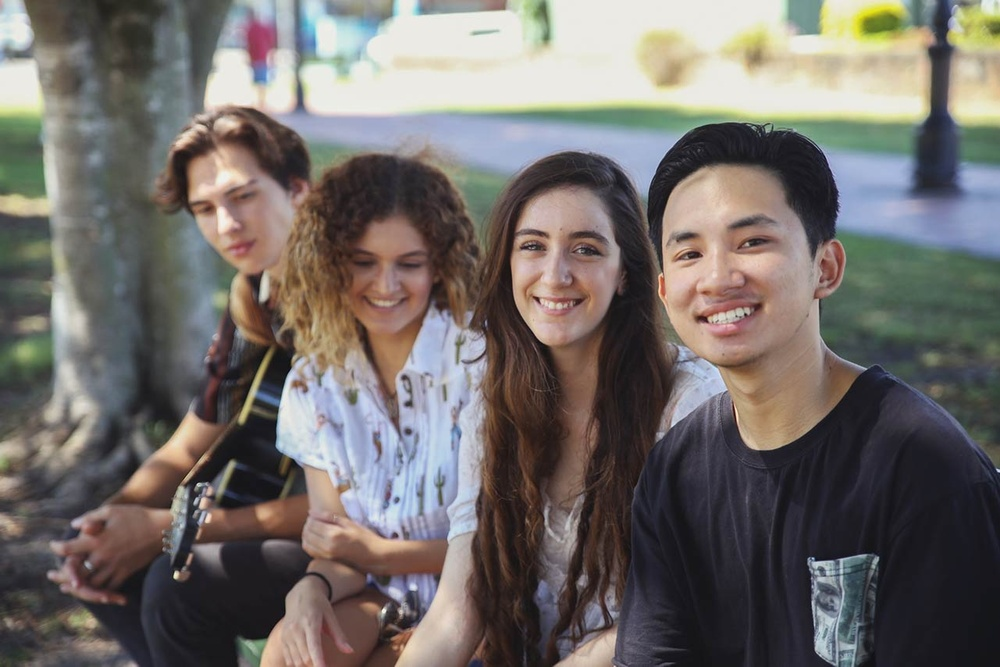
#> input picture fl.jpg, 1000 x 667 px, shrunk from 1281 x 854 before the run
$ python FaceDetection_with_HaarsCascadeDefault.py
#> lines starting #> are read from the running program, lines starting #| are printed output that depends on the picture; after the words box and inside, x2 and y2 are one past the last pixel; in counts of white or black regions, pixels touching at a corner belong together
import cv2
from cv2 import imread
from cv2 import imshow
from cv2 import waitKey
from cv2 import destroyAllWindows
from cv2 import CascadeClassifier
from cv2 import rectangle

classifier = cv2.CascadeClassifier('haarcascade_frontalface_default.xml')


# load the photograph
pixels = imread('fl.jpg')
#> pixels is the input picture: shape (667, 1000, 3); mean B, G, R 105.2, 108.6, 113.9

# perform face detection using Harrs default face detection model
bboxes = classifier.detectMultiScale(pixels, 1.05, 8)
#> bboxes = [[77, 46, 78, 78], [335, 223, 107, 107], [487, 189, 147, 147], [168, 157, 123, 123], [629, 171, 188, 188]]

# print bounding box for each detected face
for box in bboxes:
	# extract
	x, y, width, height = box
	x2, y2 = x + width, y + height
	# draw a rectangle over the pixels
	rectangle(pixels, (x, y), (x2, y2), (0,0,255), 1)
#> this loop made 5 passes
#> (x, y, width, height, x2, y2) on passes 1 to 5: (77, 46, 78, 78, 155, 124), (335, 223, 107, 107, 442, 330), (487, 189, 147, 147, 634, 336), (168, 157, 123, 123, 291, 280), (629, 171, 188, 188, 817, 359)
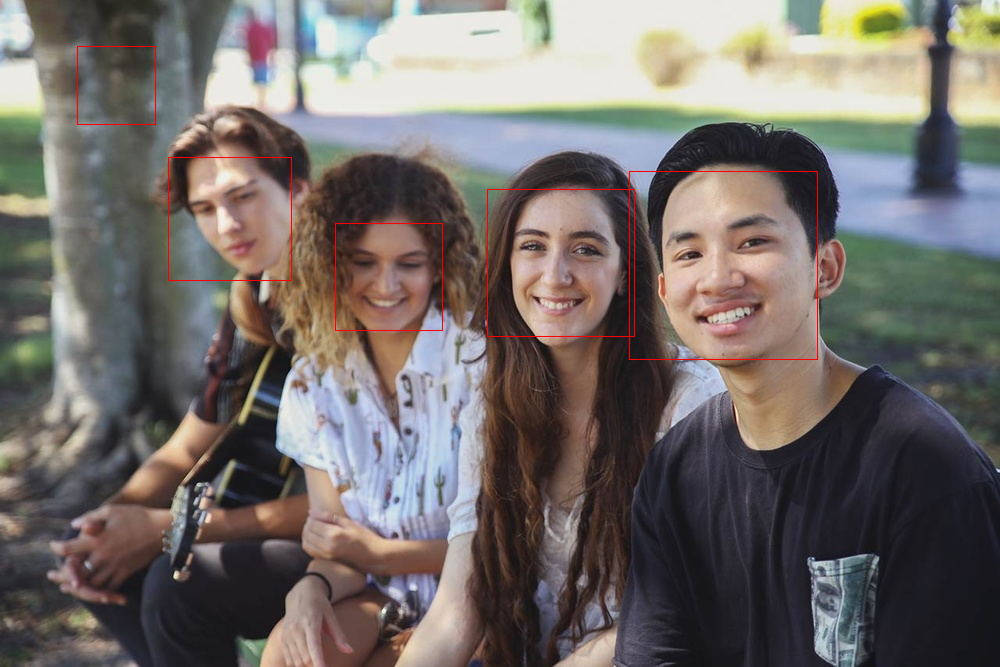
#> pixels: shape (667, 1000, 3); 0.39% of pixels changed, all inside (x1, y1, x2, y2) = (77, 46, 818, 360)

# show the image
imshow('face detection', pixels)

# keep the window open until we press a key
waitKey(0)
# close the window
destroyAllWindows()

$ run again, with test3.jpg copied over fl.jpg
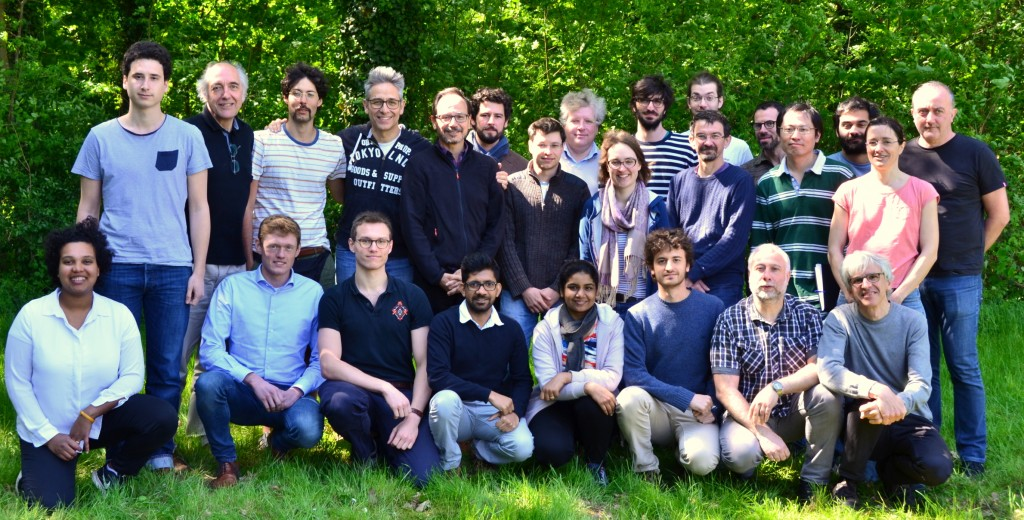
#> input picture test3.jpg, 1024 x 520 px
#> pixels is the input picture: shape (520, 1024, 3); mean B, G, R 88.7, 102.2, 85.3
#> bboxes = 26 rows, first 6: [474, 102, 35, 35], [747, 112, 34, 34], [563, 106, 36, 36], [530, 132, 35, 35], [285, 80, 38, 38], [776, 112, 42, 42]
#> the loop `for box in bboxes:` made 26 passes
#> (x, y, width, height, x2, y2) on passes 1 to 8: (474, 102, 35, 35, 509, 137), (747, 112, 34, 34, 781, 146), (563, 106, 36, 36, 599, 142), (530, 132, 35, 35, 565, 167), (285, 80, 38, 38, 323, 118), (776, 112, 42, 42, 818, 154), (347, 222, 51, 51, 398, 273), (742, 247, 53, 53, 795, 300)
#> after the loop `for box in bboxes:`:
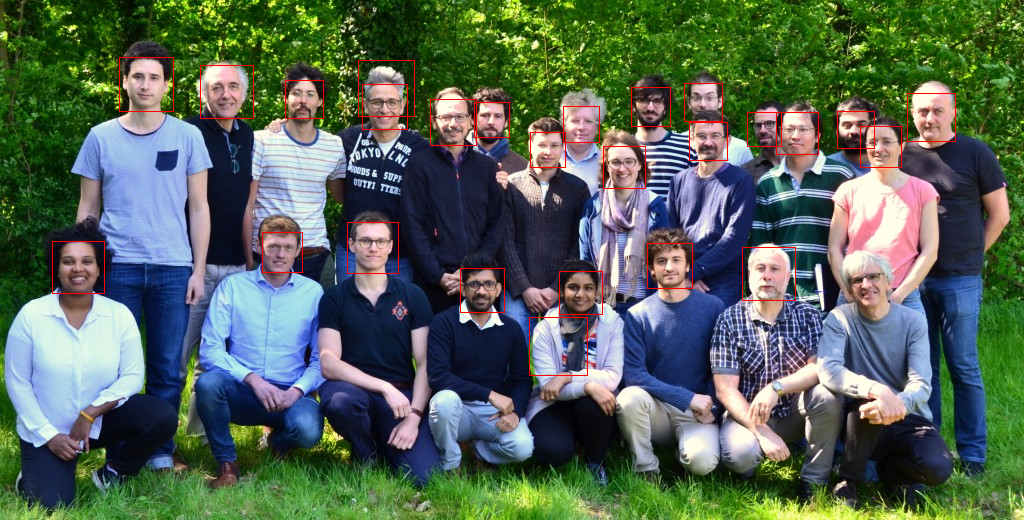
#> pixels: shape (520, 1024, 3); 0.86% of pixels changed, all inside (x1, y1, x2, y2) = (52, 57, 956, 376)
